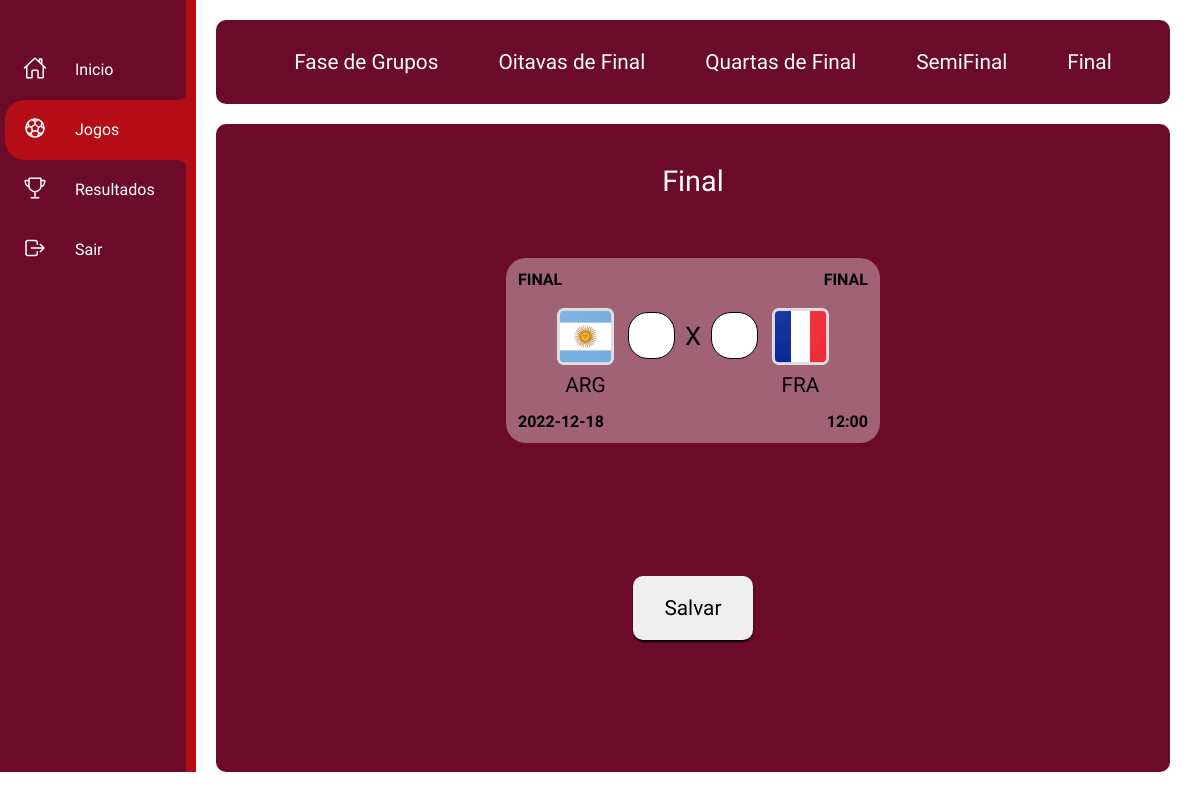
Screenshot of /bolao/jogos/final.php (signed in) with the database file from the repository.
### tables this page shows
CREATE TABLE `dados_jogos` (
  `id` int(11) NOT NULL,
  `data` date NOT NULL,
  `horario` varchar(10) NOT NULL,
  `timea` varchar(10) NOT NULL,
  `timeb` varchar(10) NOT NULL,
  `local` varchar(30) NOT NULL,
  `tipo` varchar(30) NOT NULL,
  `rodada` varchar(30) NOT NULL,
  `rt1` int(11) NOT NULL,
  `rt2` int(11) NOT NULL,
  `status_jogo` varchar(15) NOT NULL DEFAULT 'ABERTO'
);

### bolao/jogos/final.php (the view, shortened to what this page needs)
<?php
include "../_scripts/config.php"
?>
<!DOCTYPE html>
<html lang="pt-br">
<head>
    <link rel="stylesheet" href="../css/final.css">
    <link rel="stylesheet" href="../css/menu.css">
    <link rel="stylesheet" href="../css/buttons.css">
    <link rel="stylesheet" href="../css/cards.css">
</head>
<body>
<?php include "../menu02.php" ?>
    <div class="items final">
    <?php include '../buttons.php'?>
    <form method="post" action="../processa.php">
    <div class="container ">
        <h2 id="final">Final</h2>
        <div class="partidas">
            <?php
                $sql = "SELECT * FROM dados_jogos WHERE tipo = 'FINAL'";
                $query = $mysqli->query($sql);
                $a = 1;
                $j = 2;
                while ($dados = $query->fetch_array()){
            ?>
            <div class="jogos">
                <div class="info">
                   <h4> <?php echo $dados['tipo']; ?>  </h4>
                   <h4> <?php echo $dados['rodada']; ?> </h4>
                </div>
                <div class="rodada">
                    <div class="timeA">
                       <div class="dados">
                            <img src="../_images/<?php echo $dados['timea']; ?>.png">
                            <h3><?php echo $dados['timea']; ?></h3>
                       </div>
                       <input type="text" class="form-control" width="20px" name="timea[]" maxlength="2" required>
                    </div>
                    <span>X</span>
                    <div class="timeB">
                        <input type="text" name="timeb[]" class="form-control" width="20px" maxlength="2" required>
                        <div class="dados">
                            <img src="../_images/<?php echo $dados['timeb']; ?>.png"><br>
                            <h3><?php echo $dados['timeb']; ?></h3>
                        </div>
                    </div>
                </div>
                <div class="data">
                        <h4><?php echo $dados['data']; ?> </h4>
                        <h4><?php echo $dados['horario']; ?> </h4>
                </div>
            </div>
            <?php $a++;$j++;} ?>
        </div>
    </div>
        <input class="btn_enviar" type="submit" value="Salvar" name="aposta">
    </form>
</div>
</body>
</html>

### bolao/css/final.css (style rules this page uses)
* { font-family: 'Varela Round', sans-serif; }
html { scroll-behavior: smooth; overflow-x: hidden; overflow-y: hidden; }
form { height: 81vh; width: 94%; background-color: #6C0B29; border-radius: 10px; display: flex; flex-direction: column; align-items: center; }
.btn_enviar { width: 120px; padding: 20px; margin: auto; border: none; border-radius: 10px; font-size: 1.3em; cursor: pointer; box-shadow: 0 2px 2px 0 #000000; }
.items { width: 100%; display: flex; flex-direction: column; justify-content: center; align-items: center; }
.container h2 { margin: 40px; text-align: center; color: white; font-size: 1.8em; font-weight: lighter; }
.partidas { display: flex; flex-direction: column; align-items: center; justify-content: center; }
.jogos { width: 350px; padding: 12px; background-color: #ffffff5b; border-radius: 20px; margin-top: 20px; }

### bolao/css/menu.css (style rules this page uses)
* { margin: 0; padding: 0; }
body { display: flex; flex-direction: row; }

### bolao/css/cards.css (style rules this page uses)
.rodada { display: flex; flex-direction: row; align-items: center; justify-content: center; }
.rodada > span { text-align: center; margin-bottom: 30px; padding: 10px; font-size: 1.6em; color: rgb(0, 0, 0); }
.timeA { display: flex; flex-direction: row; align-items: center; }
.dados > h3 { text-align: center; color: rgb(0, 0, 0); font-weight: lighter; font-size: 1.3em; }
.dados > img { width: 65px; }
.timeA > input { text-align: center; font-size: 1.5em; width: 45px; height: 45px; margin-bottom: 30px; border: 1px solid; border-radius: 20px; margin-left: 10px; }
.timeB { display: flex; flex-direction: row; align-items: center; }
.timeB > input { text-align: center; font-size: 1.5em; width: 45px; height: 45px; margin-bottom: 30px; border: 1px solid; border-radius: 20px; margin-right: 10px; }
.info { display: flex; flex-direction: row; align-items: center; justify-content: space-between; margin-bottom: 15px; color: rgb(0, 0, 0); font-weight: lighter; }
.data { display: flex; flex-direction: row; align-items: center; justify-content: space-between; margin-top: 15px; color: rgb(0, 0, 0); font-weight: lighter; }

### rows the page displays
dados_jogos: tipo "FINAL", rodada "FINAL", timea "ARG", timeb "FRA", data "2022-12-18", horario "12:00"
